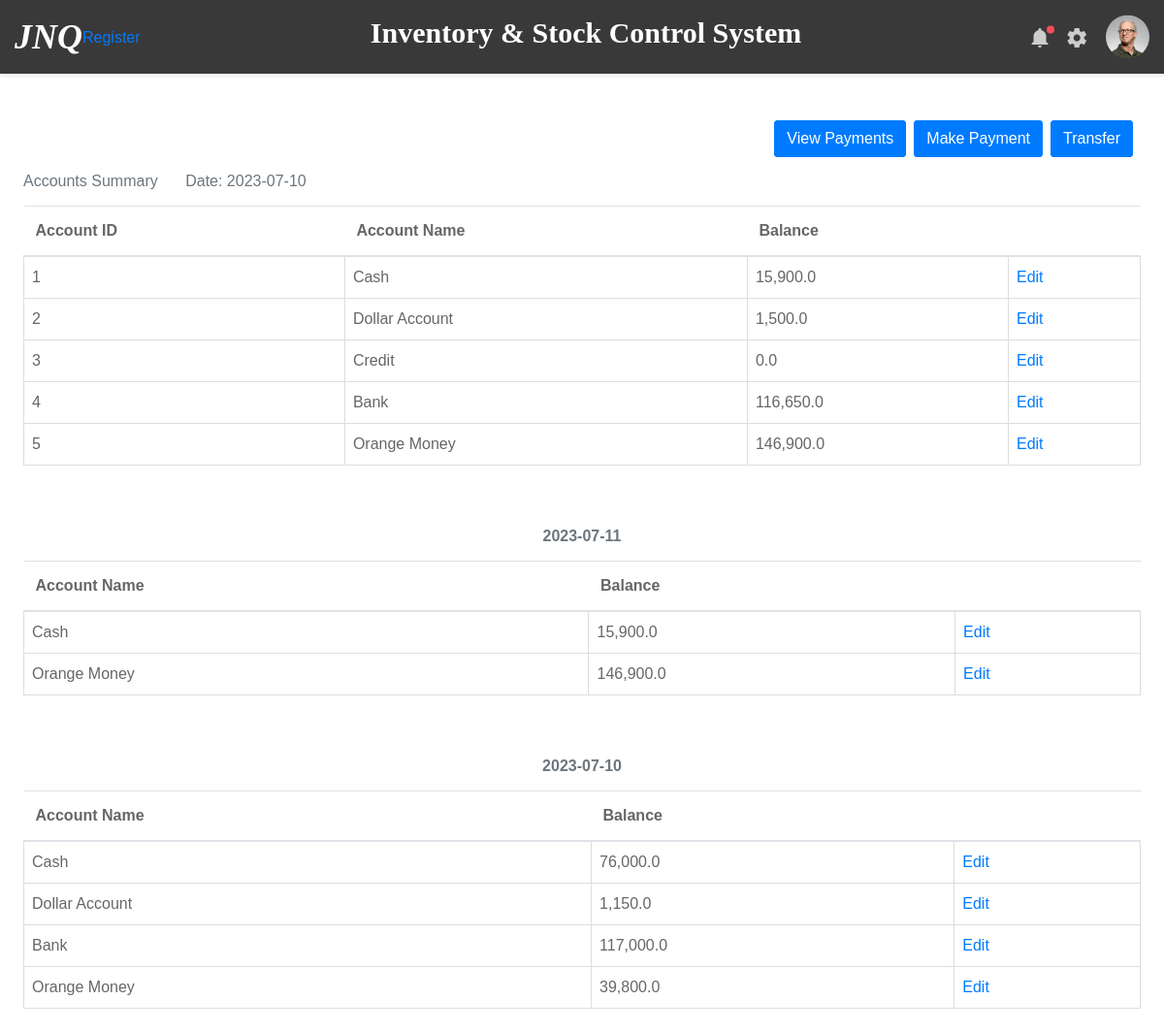
Before: /view_accounts with the older database file.
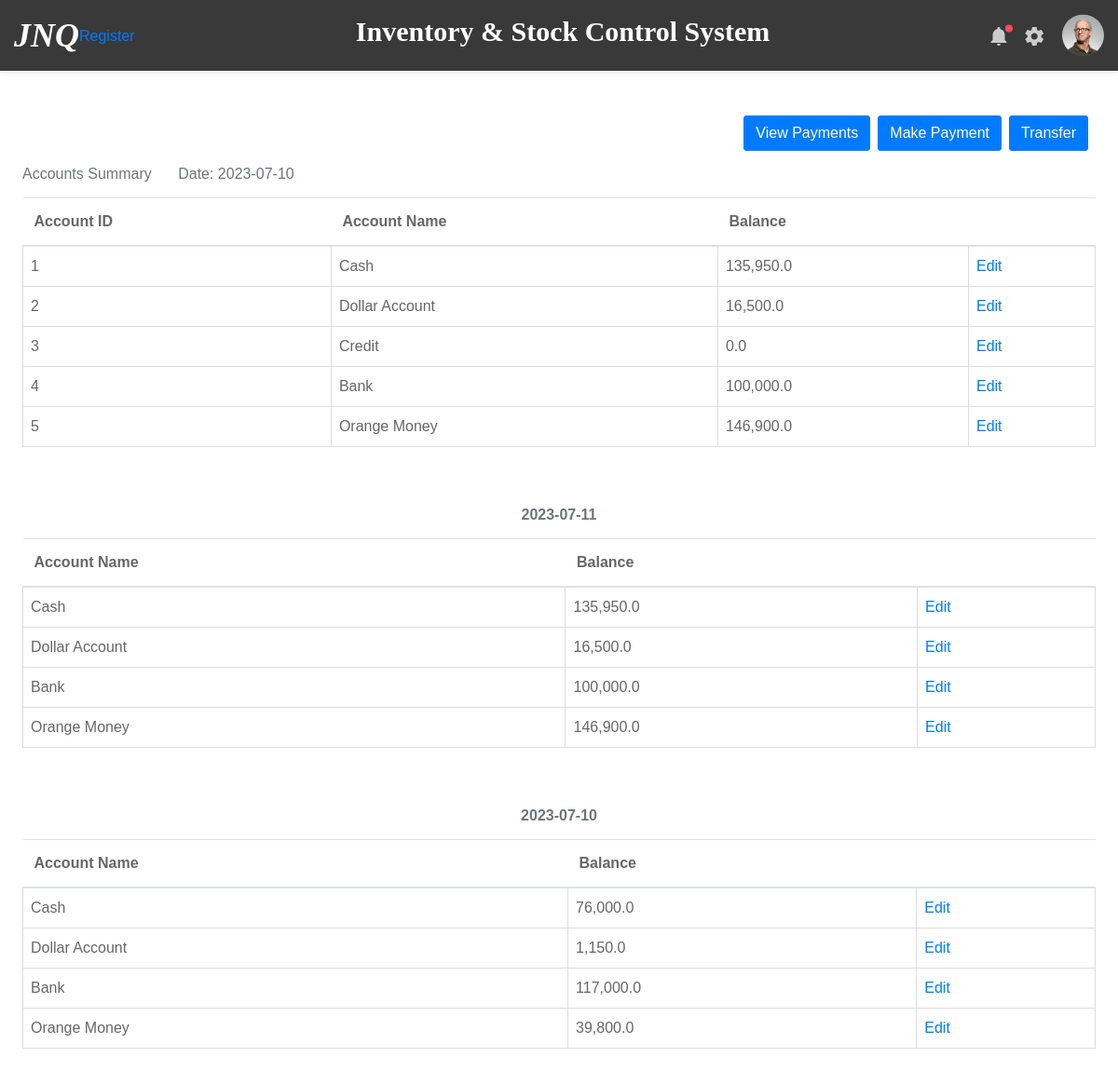
After: the same page with the newer database file.
### inventory/models.py (models this page shows)
class Account(db.Model):
    id = db.Column(db.Integer, primary_key=True)
    account_name = db.Column(db.String(50), unique=True, nullable=False)
    balance = db.Column(db.Float, default=0.0)
    movements_from = db.relationship('AccountMovement', foreign_keys='AccountMovement.transfer_from_id',
                                     backref='transfer_from', lazy=True)
    movements_to = db.relationship('AccountMovement', foreign_keys='AccountMovement.transfer_to_id',
                                   backref='transfer_to', lazy=True)
    balance_logs = db.relationship('AccountBalanceLog', backref='account', lazy=True)

class AccountBalanceLog(db.Model):
    id = db.Column(db.Integer, primary_key=True)
    account_id = db.Column(db.Integer, db.ForeignKey('account.id'), nullable=False)
    timestamp = db.Column(db.DateTime, nullable=False, default=datetime.now)
    balance = db.Column(db.Float, nullable=False)

### inventory/routes.py (the view)
@app.route('/view_accounts', methods=['GET', 'POST'])
def view_accounts():
    date = today_date()
    accounts = Account.query.all()
    balance_log_lookup = {}
    for account in accounts:
        account_name = account.account_name
        balance_logs = AccountBalanceLog.query.filter(AccountBalanceLog.account_id == account.id).order_by(
            AccountBalanceLog.timestamp.desc()).all()
        if balance_logs:
            for balance_log in balance_logs:
                date = balance_log.timestamp.date()
                if date in balance_log_lookup:
                    if account_name in balance_log_lookup[date]:
                        balance_log_lookup[date][account_name].append(balance_log.balance)
                    else:
                        balance_log_lookup[date][account_name] = [balance_log.balance]
                else:
                    balance_log_lookup[date] = {account_name: [balance_log.balance]}
    print(balance_log_lookup)
    return render_template('view_accounts.html', accounts=accounts, date=date, balance_log_lookup=balance_log_lookup)

### inventory/routes.py (called while the page is built)
def today_date():
    date_today = datetime.today().strftime('%d-%m-%Y')
    return date_today

### inventory/templates/view_accounts.html
{% extends 'layout.html' %}
{% block content %}
<div class="mb-4 mr-4 ml-4">
    <div class="d-flex justify-content-end">
        <a href="{{ url_for('view_payments') }}"><button class="btn btn-primary mr-2">View Payments</button></a>
        <a href="{{ url_for('make_payment') }}"><button class="btn btn-primary mr-2">Make Payment</button></a>
        <a href="{{ url_for('account_transfer') }}"><button class="btn btn-primary mr-2">Transfer</button></a>
    </div>
    <table class="table">
        <caption style="caption-side: top">Accounts Summary<span class="ml-4"> Date: {{date}}</span></caption>
        <thead>
            <tr>
                <th scope="col">Account ID</th>
                <th scope="col">Account Name</th>
                <th scope="col">Balance</th>
                <th></th>
            </tr>
        </thead>
        <tbody>
            {% for account in accounts %}
            <tr>
                <td>{{ account.id }}</td>
                <td>{{ account.account_name }}</td>
                <td>{{ "{:,}".format(account.balance) }}</td>
                <td><a href="#">Edit</a></td>
            </tr>
            {% endfor %}
        </tbody>
    </table>
    {% for key, value in balance_log_lookup.items() %}
        <table class="table mt-5">
            <caption style="caption-side: top"><span class="d-flex justify-content-center font-weight-bold">{{ key }}</span></caption>
            <thead>
                <tr>
                    <th scope="col">Account Name </th>
                    <th scope="col">Balance</th>
                    <th></th>
                </tr>
            </thead>
            <tbody>
                {% for account_name, balance in value.items() %}
                <tr>
                    <td>{{ account_name }}</td>
                    <td>{{ "{:,}".format(balance[0]) }}</td>
                    <td><a href="#">Edit</a></td>
                </tr>
                {% endfor %}
            </tbody>
        </table>
    {% endfor %}
</div>
{% endblock %}

Changed rows visible on the page:
no longer on this page (row unchanged): AccountBalanceLog: balance "15,900.0"
changed Account "Cash": balance "15,900.0" → "135,950.0"
now on one of the page's lists (row edited): Account: account_name "Dollar Account"
changed Account "Dollar Account": balance "1,500.0" → "16,500.0"
now on one of the page's lists (row edited): Account: account_name "Bank"
changed Account "Bank": balance "116,650.0" → "100,000.0"
added AccountBalanceLog: balance "135,950.0"
added AccountBalanceLog: balance "16,500.0"
added AccountBalanceLog: balance "100,000.0"
